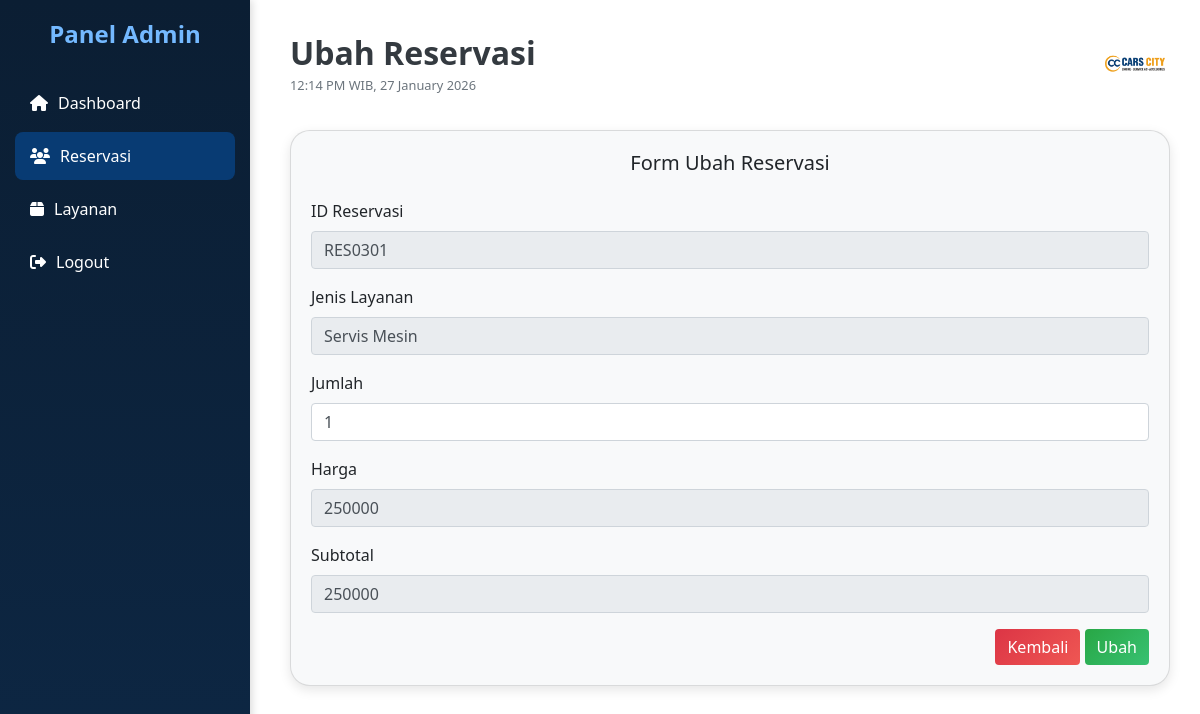
/reservasi/detailreservasi-ubah.php?id_reservasi=RES0301&id_layanan=2, run on the app's committed database.
### tables this page shows
CREATE TABLE `detail_reservasi` (
  `id_reservasi` varchar(10) NOT NULL,
  `id_layanan` varchar(10) DEFAULT NULL,
  `jumlah` int(11) NOT NULL,
  `harga` decimal(10,0) DEFAULT NULL,
  `subtotal` decimal(10,0) DEFAULT NULL
);

CREATE TABLE `layanan` (
  `id_layanan` varchar(10) NOT NULL,
  `jenis_layanan` varchar(20) DEFAULT NULL,
  `harga` varchar(20) DEFAULT NULL,
  `deskripsi` text NOT NULL
);

### reservasi/detailreservasi-ubah.php (the view, shortened to what this page needs)
<?php
include '../koneksi.php';
$id_reservasi = $_GET['id_reservasi'];
$id_layanan = $_GET['id_layanan'];
$stmt = $conn->prepare("
    SELECT dr.*, l.jenis_layanan
    FROM detail_reservasi dr
    JOIN layanan l ON dr.id_layanan = l.id_layanan
    WHERE dr.id_reservasi = ? AND dr.id_layanan = ?
");
$stmt->bind_param("ss", $id_reservasi, $id_layanan);
$stmt->execute();
$result = $stmt->get_result();
$data = $result->fetch_assoc();
?>
<!DOCTYPE html>
<html lang="id">
<head>
  <link rel="stylesheet" href="https://stackpath.bootstrapcdn.com/bootstrap/4.5.2/css/bootstrap.min.css">
  <link rel="stylesheet" href="https://cdnjs.cloudflare.com/ajax/libs/font-awesome/6.5.1/css/all.min.css">
</head>
<body>
<div class="sidebar">
  <h4>Panel Admin</h4>
  <a href="../dashboard_adm.php"><i class="fas fa-home"></i><span>Dashboard</span></a>
  <a href="reservasilihat.php" class="active"><i class="fas fa-users"></i><span>Reservasi</span></a>
  <a href="../layanan/layananlihat.php"><i class="fas fa-box"></i><span>Layanan</span></a>
    <a href="?logout=true&csrf=<?= htmlspecialchars($_SESSION['csrf_token']) ?>" class="login-btn" onclick="return confirm('Yakin ingin logout?')"><i class="fas fa-sign-out-alt"></i>Logout</a>
</div>
<div class="main">
  <div class="dashboard-header">
    <div>
      <h2 class="text-dark font-weight-bold mb-0">Ubah Reservasi</h2>
      <small class="text-muted"><?= date('H:i A \W\I\B, d F Y') ?></small>
    </div>
      <img src="../images/logo.png" alt="Logo" height="70">
  </div>
  <div class="card">
    <h5 class="mb-4 text-center">Form Ubah Reservasi</h5>
    <form action="" method="post">
      <div class="form-group">
        <label>ID Reservasi</label>
        <input type="text" name="id_reservasi" class="form-control" value="<?= htmlspecialchars($data['id_reservasi']) ?>" readonly>
      </div>
      <div class="form-group">
        <label>Jenis Layanan</label>
        <input type="text" name="jenis_layanan" class="form-control" value="<?= htmlspecialchars($data['jenis_layanan']) ?>" readonly>
      </div>
       <div class="form-group">
        <label>Jumlah</label>
        <input type="number" name="jumlah" class="form-control" value="<?= htmlspecialchars($data['jumlah']) ?>" required>
      </div>
      <div class="form-group">
        <label>Harga</label>
        <input type="number" name="harga" class="form-control" value="<?= htmlspecialchars($data['harga']) ?>" readonly>
      </div>
      <div class="form-group">
        <label>Subtotal</label>
        <input type="number" name="subtotal" class="form-control" value="<?= htmlspecialchars($data['subtotal']) ?>" readonly>
      </div>
      <div class="text-right">
        <a href="detailreservasi-lihat.php" class="btn btn-danger">Kembali</a>
        <input type="submit" name="proses" value="Ubah" class="btn btn-success">
      </div>
    </form>
  </div>
</div>
</body>
</html>

### reservasi/detailreservasi-ubah.php (style rules this page uses)
body { background-color: #ffffff; font-family: 'Segoe UI', sans-serif; margin: 0; }
.sidebar { height: 100vh; background: linear-gradient(180deg, #0b1e33, #0d2744); color: #fff; padding: 20px 15px; position: fixed; width: 250px; top: 0; left: 0; box-shadow: 2px 0 8px rgba(0, 0, 0, 0.15); z-index: 1000; }
.sidebar h4 { font-size: 1.5rem; font-weight: 600; margin-bottom: 30px; text-align: center; color: #74b9ff; }
.sidebar a { color: #fff; display: flex; align-items: center; padding: 12px 15px; margin: 5px 0; text-decoration: none; border-radius: 8px; font-size: 1rem; }
.sidebar a i { margin-right: 10px; }
.sidebar a:hover, .sidebar a.active { background-color: rgba(0, 123, 255, 0.3); color: #fff; }
.main { margin-left: 260px; padding: 30px; }
.card { background-color: #f8f9fa; border-radius: 20px; padding: 20px; box-shadow: 0 4px 12px rgba(0, 0, 0, 0.1); }
.dashboard-header { display: flex; justify-content: space-between; align-items: center; margin-bottom: 30px; }
.btn-success { background: linear-gradient(135deg, #28a745, #38c172); border: none; }
.btn-danger { background: linear-gradient(135deg, #dc3545, #ef5753); border: none; }

### data on the page
detail_reservasi: id_reservasi "RES0301", jenis_layanan "Servis Mesin", jumlah "1", harga "250000", subtotal "250000"
